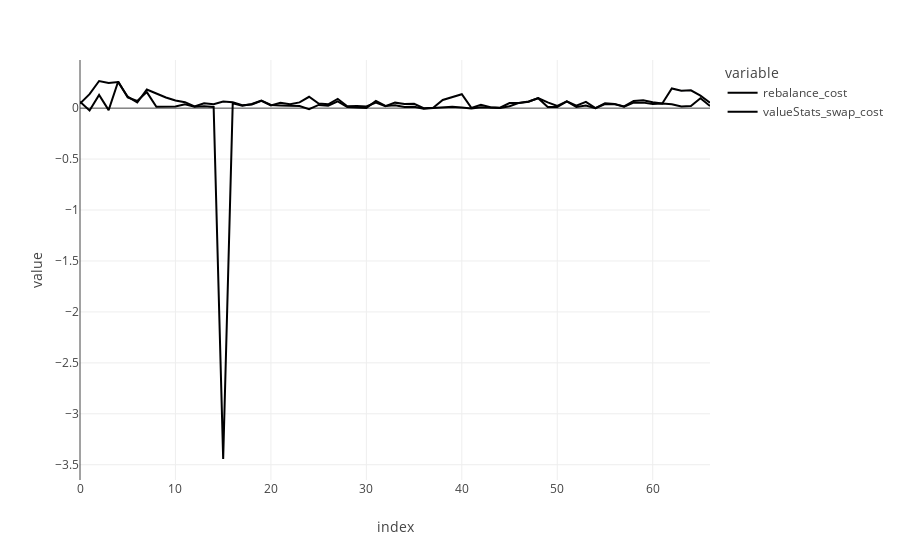

Notebook code for this chart:
### Markdown cell above
0xf06978787ae75d235cedd61c07b1e2a9037df86378f37a90eb683c87db8f98b2

This rebalance, my math thinks that

### Code cell
rebalance_from_idle_df['valueStats_swap_cost'] =rebalance_from_idle_df['valueStats'].apply(lambda x: x[4]/1e18)
px.line(rebalance_from_idle_df[['rebalance_cost', 'valueStats_swap_cost']])

### Figure 1 — Plotly figure (JSON) as saved in the notebook; plotly's stock layout.template omitted (floating-point values rounded to 4 significant figures)
{"data": [{"hovertemplate": "variable=rebalance_cost<br>index=%{x}<br>value=%{y}<extra></extra>", "legendgroup": "rebalance_cost", "line": {"color": "#000001", "dash": "solid"}, "marker": {"symbol": "circle"}, "mode": "lines", "name": "rebalance_cost", "orientation": "v", "showlegend": true, "type": "scatter", "x": [0, 1, 2, 3, 4, 5, 6, 7, 8, 9, 10, 11, 12, 13, 14, 15, 16, 17, 18, 19, 20, 21, 22, 23, 24, 25, 26, 27, 28, 29, 30, 31, 32, 33, 34, 35, 36, 37, 38, 39, 40, 41, 42, 43, 44, 45, 46, 47, 48, 49, 50, 51, 52, 53, 54, 55, 56, 57, 58, 59, 60, 61, 62, 63, 64, 65, 66], "xaxis": "x", "y": [0.06278, -0.02303, 0.1304, -0.01936, 0.2614, 0.1047, 0.07071, 0.1572, 0.01435, 0.01499, 0.01574, 0.0375, 0.01353, 0.01769, 0.01152, -3.444, 0.04687, 0.02419, 0.04063, 0.07551, 0.03142, 0.02703, 0.02378, 0.02171, -0.009347, 0.03171, 0.02469, 0.06672, 0.01003, 0.006328, 0.002524, 0.07173, 0.02141, 0.02809, 0.01151, 0.01289, -0.006785, 0.001045, 0.005702, 0.01262, 0.005878, -0.004493, 0.008848, 0.005266, 0.001746, 0.01849, 0.05189, 0.06604, 0.09779, 0.01222, 0.01105, 0.06714, 0.0111, 0.02672, 0.0005397, 0.04072, 0.03932, 0.01376, 0.05397, 0.05418, 0.04101, 0.0453, 0.03897, 0.01726, 0.02007, 0.09671, 0.02074], "yaxis": "y"}, {"hovertemplate": "variable=valueStats_swap_cost<br>index=%{x}<br>value=%{y}<extra></extra>", "legendgroup": "valueStats_swap_cost", "line": {"color": "#000002", "dash": "solid"}, "marker": {"symbol": "circle"}, "mode": "lines", "name": "valueStats_swap_cost", "orientation": "v", "showlegend": true, "type": "scatter", "x": [0, 1, 2, 3, 4, 5, 6, 7, 8, 9, 10, 11, 12, 13, 14, 15, 16, 17, 18, 19, 20, 21, 22, 23, 24, 25, 26, 27, 28, 29, 30, 31, 32, 33, 34, 35, 36, 37, 38, 39, 40, 41, 42, 43, 44, 45, 46, 47, 48, 49, 50, 51, 52, 53, 54, 55, 56, 57, 58, 59, 60, 61, 62, 63, 64, 65, 66], "xaxis": "x", "y": [0.04537, 0.1376, 0.2665, 0.2462, 0.2556, 0.1124, 0.05523, 0.1827, 0.1437, 0.105, 0.07488, 0.059, 0.01635, 0.04854, 0.03888, 0.06441, 0.05906, 0.0296, 0.03616, 0.07159, 0.02714, 0.05326, 0.03945, 0.05675, 0.1117, 0.04586, 0.03763, 0.09153, 0.01801, 0.02201, 0.01617, 0.05553, 0.0202, 0.05411, 0.04142, 0.04244, 0, 0.00472, 0.07992, 0.1087, 0.1371, 0.002554, 0.03295, 0.009116, 0.004494, 0.0502, 0.05174, 0.06353, 0.09875, 0.05615, 0.02272, 0.0673, 0.02461, 0.06227, 0.0009926, 0.04803, 0.04055, 0.01676, 0.07048, 0.078, 0.0569, 0.04583, 0.1937, 0.1709, 0.1745, 0.1232, 0.05379], "yaxis": "y"}], "layout": {"legend": {"title": {"text": "variable"}, "tracegroupgap": 0}, "margin": {"t": 60}, "xaxis": {"anchor": "y", "domain": [0, 1], "title": {"text": "index"}}, "yaxis": {"anchor": "x", "domain": [0, 1], "title": {"text": "value"}}}}
